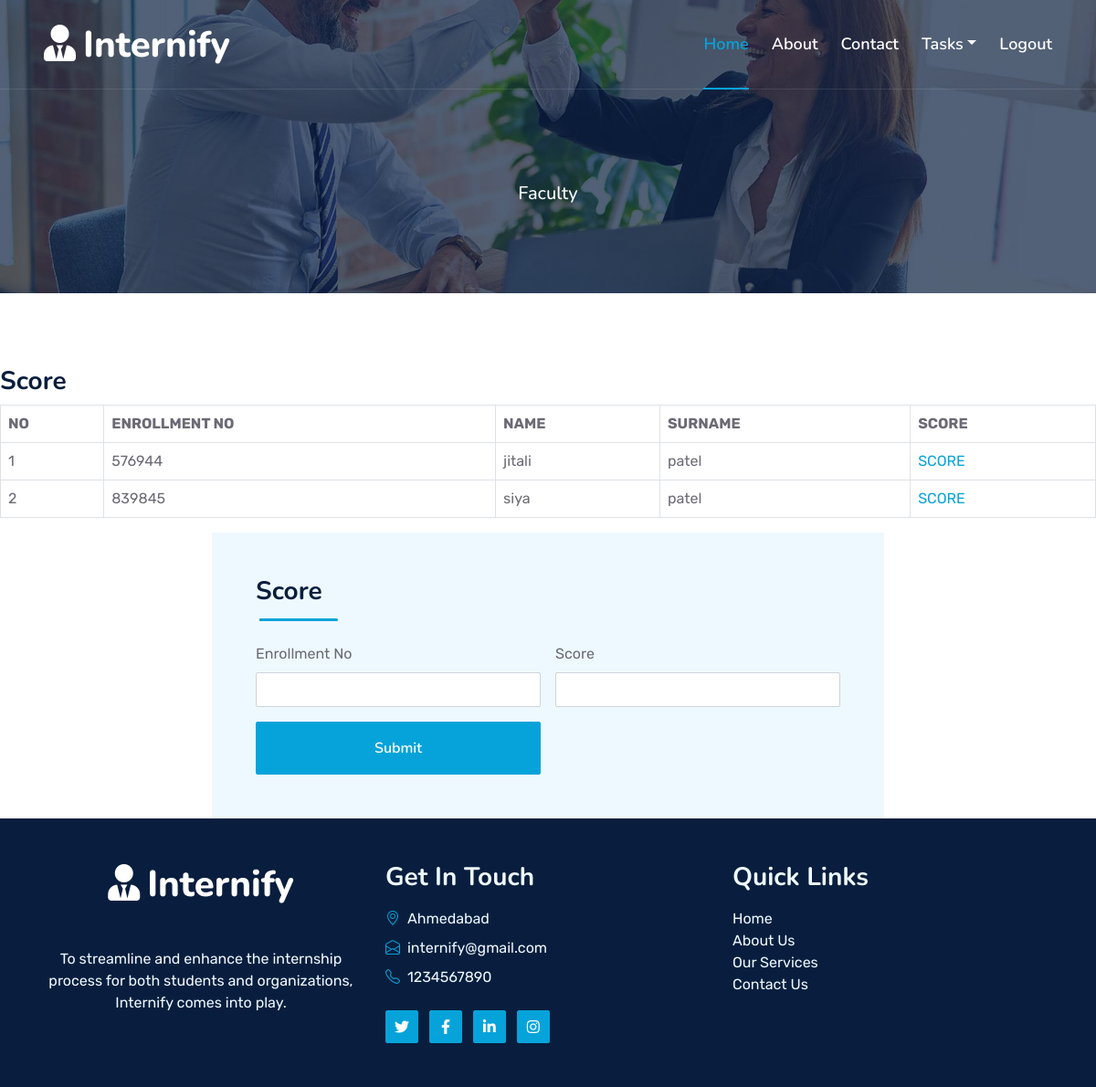
Page /faculty_manage_score.php on the committed database.
### tables this page shows
CREATE TABLE `student_regis` (
  `sid` int(10) NOT NULL,
  `profile` blob NOT NULL,
  `name` varchar(25) NOT NULL,
  `surname` varchar(25) NOT NULL,
  `gender` varchar(10) NOT NULL,
  `dob` date NOT NULL,
  `clg` varchar(25) NOT NULL,
  `erno` int(15) NOT NULL,
  `dept` varchar(25) NOT NULL,
  `email` varchar(100) NOT NULL,
  `pwd` int(10) NOT NULL,
  `mno` int(10) NOT NULL
);

### faculty_manage_score.php (the view, shortened to what this page needs)
<?php
include("faculty_header.php");
include("conn.php");
if(isset($_GET['erno'])) {
    $enrollment_number = $_GET['erno'];
} else {
    $enrollment_number = "";
}
$res4 = mysqli_query($conn, "SELECT * FROM student_regis");
if(mysqli_num_rows($res4) > 0) {
    echo "<h3>Score</h3>";
    echo "<table class='table table-bordered'>
            <tr>
                <th>NO</th>
                <th>ENROLLMENT NO</th>
                <th>NAME</th>
                <th>SURNAME</th>
                <th>SCORE</th>
            </tr>";
    $count = 1;
    while($r4 = mysqli_fetch_array($res4)) {
        echo "<tr>";
        echo "<td>" . $count . "</td>";
        echo "<td>" . $r4['erno'] . "</td>";
        echo "<td>" . $r4['name'] . "</td>";
        echo "<td>" . $r4['surname'] . "</td>";
        echo "<td><a href='javascript:void(0);' class='score-link' data-enrollment='" . $r4['erno'] . "'>SCORE</a></td>";
        echo "</tr>";
        $count++;
    }
    echo "</table>";
} else {
    echo "<h2>No Data Found</h2>";
}
?>
<div class="container">
    <div class="row justify-content-center">
        <div class="col-md-8">
            <div class="bg-light rounded p-5">
                <div class="section-title section-title-sm position-relative pb-3 mb-4">
                    <h3 class="mb-0">Score</h3>
                </div>
                <form method="post" action="faculty_manage_score.php">
                    <div class="row g-3">
                        <div class="col-md-6">
                            <label for="txtern" class="form-label">Enrollment No</label>
                            <input type="text" name="txtern" id="txtern" class="form-control" value="<?php echo $enrollment_number; ?>">
                        </div>
                        <div class="col-md-6">
                            <label for="txtsc" class="form-label">Score</label>
                            <input type="text" name="txtsc" class="form-control">
                        </div>
                        <div class="col-md-6">
                            <button class="btn btn-primary w-100 py-3" name="btnsubmit" type="submit">Submit</button>
                        </div>
                    </div>
                </form>
            </div>
        </div>
    </div>
</div>
<?php
include("footer.php");
?>

### css/style.css (style rules this page uses)
:root { --primary: #06A3DA; --secondary: #34AD54; --light: #EEF9FF; --dark: #091E3E; }
h3, h4, .fw-semi-bold { font-weight: 700 !important; }
.btn { font-family: 'Nunito', sans-serif; font-weight: 600; transition: .5s; }
.btn-primary, .btn-secondary { color: #FFFFFF; box-shadow: inset 0 0 0 50px transparent; }
.section-title::before { position: absolute; content: ""; width: 150px; height: 5px; left: 0; bottom: 0; background: var(--primary); border-radius: 2px; }
.section-title.section-title-sm::before { width: 90px; height: 3px; }
.section-title::after { position: absolute; content: ""; width: 6px; height: 5px; bottom: 0px; background: #FFFFFF; -webkit-animation: section-title-run 5s infinite linear; animation: section-title-run 5s infinite linear; }
.section-title.section-title-sm::after { width: 4px; height: 3px; }
.section-title.section-title-sm::after { -webkit-animation: section-title-run-sm 5s infinite linear; animation: section-title-run-sm 5s infinite linear; }

### rows in the picture
student_regis: erno "576944", name "jitali", surname "patel"
student_regis: erno "839845", name "siya", surname "patel"
